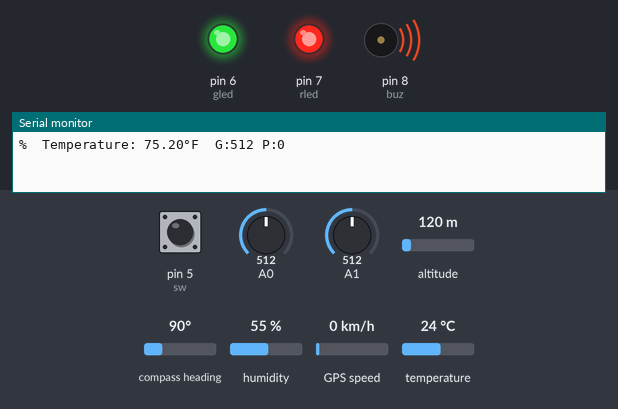
Recording of a sketch running on a simulated Arduino Uno, built with avr-gcc and run on an emulated ATmega328P. Shown: output pins drawn as LEDs (lit = HIGH), buzzer (waves = sounding, pin HIGH), the last lines printed to the serial monitor. The inputs (shaded band) are chosen by the test bench; at power-on: A1 = 512, pin 5 (sw) HIGH, A0 = 512, altitude 120 m, compass heading 90°, humidity 55 %, GPS speed 0 km/h, temperature 24 °C. The GPS gets a fix after 3 s at 37.7749, -122.4194 with 8 satellites; the modem accepts every AT command (registered, SIM ready, sends succeed) and sends nothing else.

Above: at 4.2 s.
4.3 s: A1 set to 111
6.0 s: A1 set to 96
7.5 s: pin 5 (sw) pulled LOW for 1 s
At 8.9 s:
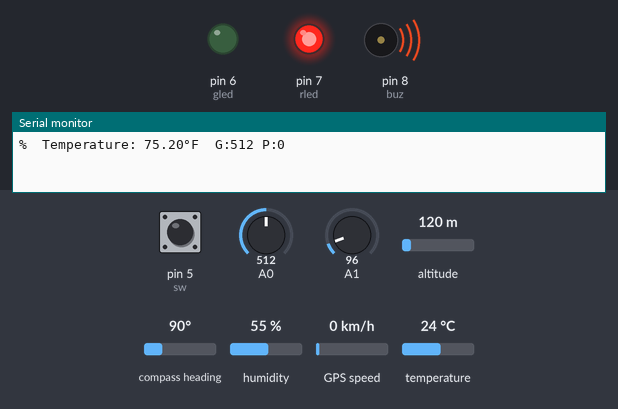
12.4 s: A1 set to 137
At 15.1 s:
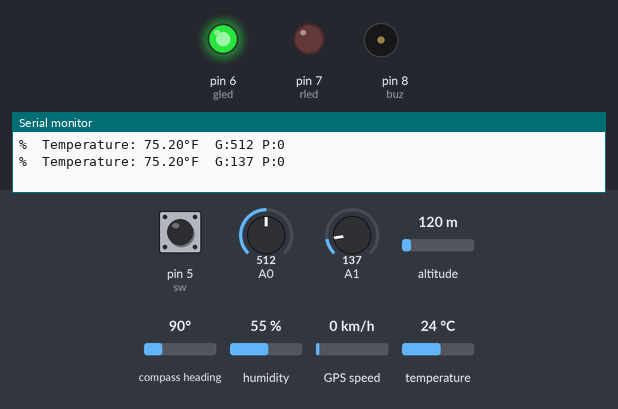
24.7 s: A1 set to 30
At 25.4 s:
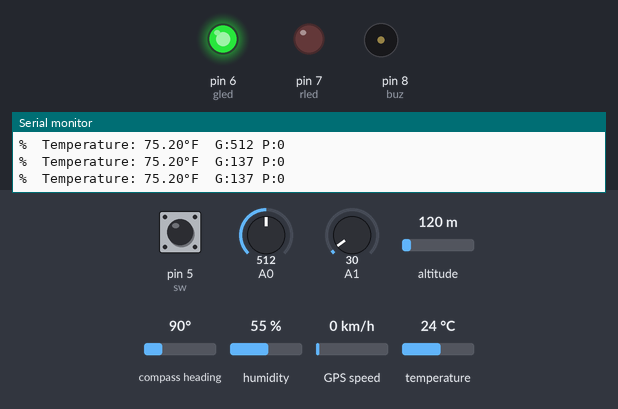
Timing chart, 0 to 27.2 s (numbered marks = the images above; inputs shaded):
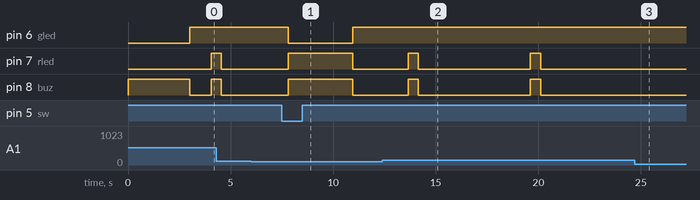

Measured:
- after the input at 6.0 s, every drawn part: stays the same
- after the input at 7.5 s, pin 6 (gled): HIGH → LOW after 0.31 s, → HIGH 3.1 s later; pin 7 (rled), pin 8 (buz): LOW → HIGH after 0.31 s, → LOW 3.1 s later
- after the input at 12.4 s, pin 7 (rled), pin 8 (buz): alternates HIGH for 0.50 s and LOW for 5.5 s, starting after 1.2 s
- after the input at 24.7 s, pin 7 (rled), pin 8 (buz): stays LOW (without the input it goes to HIGH after 0.87 s)

The sketch:

ICSS1p2.ino
```cpp
#include <TinyGPSPlus.h>
#include <SoftwareSerial.h>
#include "DHT.h"

#define DHTPIN 2
#define DHTTYPE DHT11
DHT dht(DHTPIN, DHTTYPE);
const int LED13 = 13;          // The on-board Arduino LED, close to PIN 13.
int Threshold = 600;           // by default 550

static const int RXPin = 4, TXPin = 3;

TinyGPSPlus gps;

SoftwareSerial ss(RXPin, TXPin);

int rled = 7;
int gled= 6;
int buz = 8;
int sw = 5;

float lat=17.3724,lng=78.5320;    //Initial Values
int gp=0;

int delay1()
{
int p;
unsigned int count=0;
for(p=0;p<127;p++)
{
  if(analogRead(A0)>550)
  {
    count++;
  }
}
return count;
}

void setup() {

  Serial.begin(9600);
  ss.begin(9600);
  dht.begin();
  pinMode(sw,INPUT_PULLUP);
  pinMode(rled,OUTPUT);
  pinMode(gled,OUTPUT);
  pinMode(buz,OUTPUT);
  digitalWrite(rled,0);
  digitalWrite(gled,0);
  digitalWrite(buz,1);
  ss.println("AT");
  delay(1000);
  ss.println("AT+CMGF=1");
  delay(2000);
  digitalWrite(buz,0);
  gp=0;
}

void loop() {
  digitalWrite(rled,0);
  digitalWrite(gled,1);
  delay(1000);

  float f = dht.readTemperature(true);
  if (isnan(f)) {
    Serial.println(F("Failed to read from DHT sensor!"));
    return;
  }

  int gsr=analogRead(A1);

  int bpm=delay1();
  Serial.print(F("%  Temperature: "));
  Serial.print(f);
  Serial.print(F("°F "));
  Serial.print(" G:");
  Serial.print(gsr);

  Serial.print(" P:");
  Serial.println(bpm);
 gp=0;
//  while(gp==0)

  if(digitalRead(sw)==0)
  {
    digitalWrite(rled,1);
    digitalWrite(gled,0);
    digitalWrite(buz,1);
    ss.println("AT+CMGS=\"8790966275\"");
    delay(1000);
    ss.println("ALert... Iam in Danger. I am at this location..");
    ss.print("http://maps.google.co.in/maps?q=");
    ss.print((lat),6);
    ss.print('+');
    ss.print((lng),6);
    ss.println();
    ss.write(0x1A);
    delay(2000);
    while(digitalRead(sw)==0);
    digitalWrite(rled,0);
    digitalWrite(gled,1);
    digitalWrite(buz,0);
    delay(500);
  }
  int rp=0;
    if(f>99)
    {
      rp='T';
      digitalWrite(buz,1);
      digitalWrite(rled,1);
      delay(200);
      digitalWrite(buz,0);
      digitalWrite(rled,0);
    }
    if(gsr>100)
    {
      rp = 'G';
      digitalWrite(buz,1);
      digitalWrite(rled,1);
      delay(500);
      digitalWrite(buz,0);
      digitalWrite(rled,0);
    }
    if(bpm>90)
    {
      rp='P';
      digitalWrite(buz,1);
      digitalWrite(rled,1);
      delay(1000);
      digitalWrite(buz,0);
      digitalWrite(rled,0);
    }
    if(rp=='T' || rp=='G' || rp=='P')
    {
      ss.println("AT+CMGS=\"8790966275\"");
      delay(1000);
      ss.println("ALert... ");
      if(rp=='T')
      {
        ss.println("Temperature Alert... Please Help. I am at this location..");
      }
      else if(rp=='G')
      {
        ss.println("Skin Response Alert... Please Help. I am at this location..");
      }
      else if(rp=='P')
      {
        ss.println("Pulse Alert... Please Help. I am at this location..");
      }

      ss.print("http://maps.google.co.in/maps?q=");
      ss.print((lat),6);
      ss.print('+');
      ss.print((lng),6);
      ss.println();
      ss.write(0x1A);
      delay(2000);
    }

   ss.flush();
   delay(100);
   ss.listen();
  for(int i=0;i<5000;i++)
  {
    if(digitalRead(sw)==0)
  {
    digitalWrite(rled,1);
    digitalWrite(gled,0);
    digitalWrite(buz,1);
    ss.println("AT+CMGS=\"8790966275\"");
    delay(1000);
    ss.println("ALert... Iam in Danger. I am at this location..");
    ss.print("http://maps.google.co.in/maps?q=");
    ss.print((lat),6);
    ss.print('+');
    ss.print((lng),6);
    ss.println();
    ss.write(0x1A);
    delay(2000);
    while(digitalRead(sw)==0);
    digitalWrite(rled,0);
    digitalWrite(gled,1);
    digitalWrite(buz,0);
    delay(500);
  }

    while (ss.available() > 0)
    if (gps.encode(ss.read()))
      displayInfo();

  if (millis() > 5000 && gps.charsProcessed() < 10)
  {
    //Serial.println(F("No GPS detected: check wiring."));
    delay(100);
  }
  }

  delay(100);                    // considered best practice in a simple sketch.

}

void displayInfo()
{
  //Serial.print(F("Location: "));
  if (gps.location.isValid())
  {
    gp=1;
    lat=(gps.location.lat());
   // Serial.print(lat,6);
   // Serial.print(F(","));
    lng=(gps.location.lng());
    //Serial.print(lng,6);
  }
  else
  {
    gp=0;
   // Serial.print(F("INVALID"));
  }

}
```
